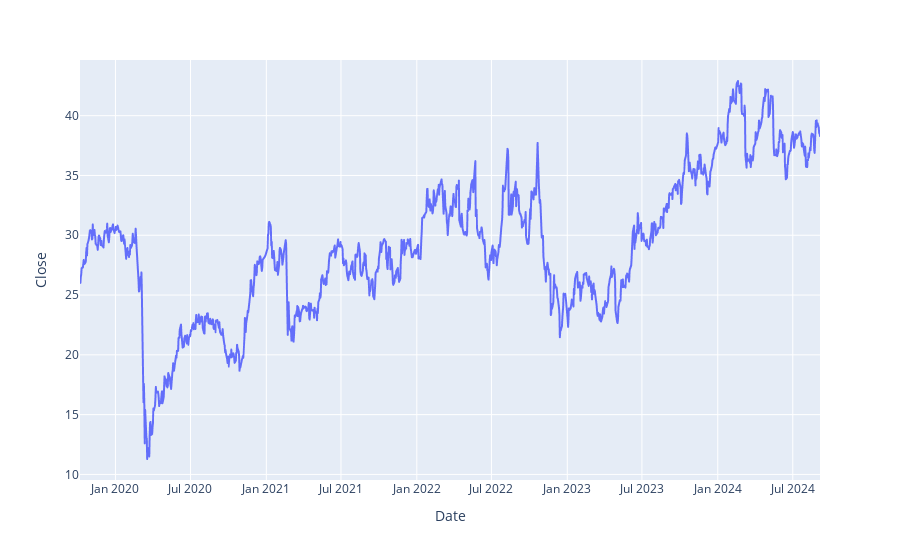

Notebook code for this chart:
### Code cell
fig = px.line(dados, y='Close')
fig.show()

### Figure 1 — Plotly figure (JSON) as saved in the notebook; plotly's stock layout.template omitted (floating-point values rounded to 4 significant figures; data arrays with more than 128 entries replaced by an {"elided": "..."} marker saying what was removed)
{"data": [{"hovertemplate": "Date=%{x}<br>Close=%{y}<extra></extra>", "legendgroup": "", "line": {"color": "#636efa", "dash": "solid"}, "marker": {"symbol": "circle"}, "mode": "lines", "name": "", "showlegend": false, "type": "scattergl", "x": {"elided": "1223 str values"}, "xaxis": "x", "y": {"elided": "1223 float values"}, "yaxis": "y"}], "layout": {"legend": {"tracegroupgap": 0}, "margin": {"t": 60}, "xaxis": {"anchor": "y", "domain": [0, 1], "title": {"text": "Date"}}, "yaxis": {"anchor": "x", "domain": [0, 1], "title": {"text": "Close"}}}}
